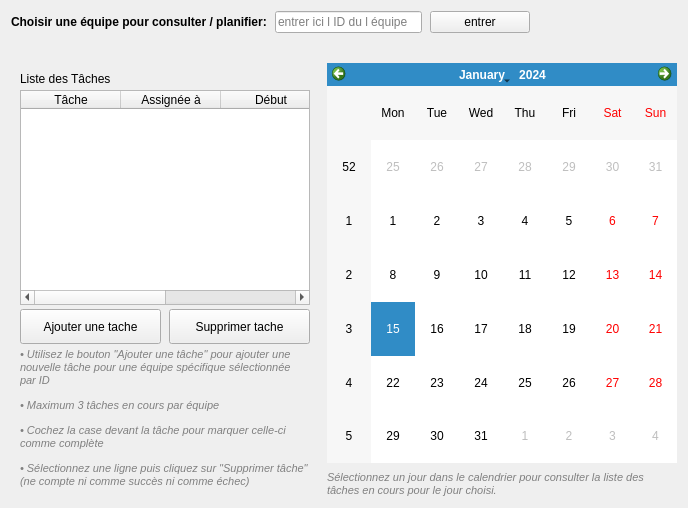
                   <widget class="QWidget" name="page_planification">
                    <layout class="QVBoxLayout" name="planLayout">
                     <property name="spacing">
                      <number>8</number>
                     </property>
                     <item>
                      <layout class="QHBoxLayout" name="teamSelectionLayout">
                       <property name="spacing">
                        <number>8</number>
                       </property>
                       <item>
                        <widget class="QLabel" name="label_teamSelection">
                         <property name="text">
                          <string>Choisir une équipe pour consulter / planifier:</string>
                         </property>
                         <property name="styleSheet">
                          <string>font-weight: bold;</string>
                         </property>
                        </widget>
                       </item>
                       <item>
                        <widget class="QLineEdit" name="lineEdit_teamId">
                         <property name="placeholderText">
                          <string>entrer ici l ID du l équipe</string>
                         </property>
                         <property name="minimumWidth">
                          <number>220</number>
                         </property>
                        </widget>
                       </item>
                       <item>
                        <widget class="QPushButton" name="pushButton_validateTeam">
                         <property name="minimumSize">
                          <size>
                           <width>100</width>
                           <height>0</height>
                          </size>
                         </property>
                         <property name="maximumSize">
                          <size>
                           <width>100</width>
                           <height>16777215</height>
                          </size>
                         </property>
                         <property name="text">
                          <string>entrer</string>
                         </property>
                        </widget>
                       </item>
                       <item>
                        <spacer name="horizontalSpacer_teamSelection">
                         <property name="orientation">
                          <enum>Qt::Horizontal</enum>
                         </property>
                         <property name="sizeHint" stdset="0">
                          <size>
                           <width>40</width>
                           <height>20</height>
                          </size>
                         </property>
                        </spacer>
                       </item>
                      </layout>
                     </item>
                     <item>
                      <widget class="QLabel" name="label_teamStatus">
                       <property name="text">
                        <string></string>
                       </property>
                       <property name="styleSheet">
                        <string>color: gray; font-style: italic;</string>
                       </property>
                      </widget>
                     </item>
                     <item>
                      <layout class="QHBoxLayout" name="planContentLayout">
                       <property name="spacing">
                        <number>8</number>
                       </property>
                       <item>
                        <widget class="QFrame" name="taskFrame" native="true">
                         <property name="sizePolicy">
                          <sizepolicy hsizetype="Expanding" vsizetype="Expanding">
                           <horstretch>1</horstretch>
                           <verstretch>1</verstretch>
                          </sizepolicy>
                         </property>
                         <property name="minimumSize">
                          <size>
                           <width>300</width>
                           <height>400</height>
                          </size>
                         </property>
                         <layout class="QVBoxLayout" name="taskLayout">
                          <property name="spacing">
                           <number>4</number>
                          </property>
                          <item>
                           <widget class="QLabel" name="taskLabel">
                            <property name="text">
                             <string>Liste des Tâches</string>
                            </property>
                           </widget>
                          </item>
                          <item>
                           <widget class="QTableWidget" name="planningTableWidget">
                            <property name="sizePolicy">
                             <sizepolicy hsizetype="Expanding" vsizetype="Expanding">
                              <horstretch>0</horstretch>
                              <verstretch>1</verstretch>
                             </sizepolicy>
                            </property>
                            <property name="columnCount">
                                      <number>4</number>
                            </property>
                            <property name="rowCount">
                             <number>0</number>
                            </property>
                            <column>
                             <property name="text">
                              <string>Tâche</string>
                             </property>
                            </column>
                            <column>
                             <property name="text">
                              <string>Assignée à</string>
                             </property>
                            </column>
                            <column>
                             <property name="text">
                              <string>Début</string>
                             </property>
                            </column>
                            <column>
                             <property name="text">
                              <string>Deadline</string>
                             </property>
                            </column>
                           </widget>
                          </item>
                          <item>
                                   <layout class="QHBoxLayout" name="taskButtonsLayout">
                                    <property name="spacing">
                                      <number>8</number>
                                    </property>
                                    <item>
                                      <widget class="QPushButton" name="pushButton_addTask">
                                       <property name="minimumSize">
                                         <size>
                                          <width>0</width>
                                          <height>35</height>
                                         </size>
                                       </property>
                                       <property name="text">
                                         <string>Ajouter une tache</string>
                                       </property>
                                      </widget>
                                    </item>
                                    <item>
                                      <widget class="QPushButton" name="pushButton_deleteTask">
                                       <property name="minimumSize">
                                         <size>
                                          <width>0</width>
                                          <height>35</height>
                                         </size>
                                       </property>
                                       <property name="text">
                                         <string>Supprimer tache</string>
                                       </property>
                                      </widget>
                                    </item>
                                   </layout>
                          </item>
                          <item>
                           <widget class="QLabel" name="taskInstructionLabel">
                            <property name="text">
                                      <string>&lt;html&gt;&lt;head/&gt;&lt;body&gt;&lt;p&gt;&lt;span style=&quot; font-size:11px; color:#808080; font-style:italic;&quot;&gt;• Utilisez le bouton &quot;Ajouter une tâche&quot; pour ajouter une nouvelle tâche pour une équipe spécifique sélectionnée par ID&lt;/span&gt;&lt;/p&gt;&lt;p&gt;&lt;span style=&quot; font-size:11px; color:#808080; font-style:italic;&quot;&gt;• Maximum 3 tâches en cours par équipe&lt;/span&gt;&lt;/p&gt;&lt;p&gt;&lt;span style=&quot; font-size:11px; color:#808080; font-style:italic;&quot;&gt;• Cochez la case devant la tâche pour marquer celle-ci comme complète&lt;/span&gt;&lt;/p&gt;&lt;p&gt;&lt;span style=&quot; font-size:11px; color:#808080; font-style:italic;&quot;&gt;• Sélectionnez une ligne puis cliquez sur &quot;Supprimer tâche&quot; (ne compte ni comme succès ni comme échec)&lt;/span&gt;&lt;/p&gt;&lt;/body&gt;&lt;/html&gt;</string>
                            </property>
                            <property name="wordWrap">
                             <bool>true</bool>
                            </property>
                            <property name="alignment">
                             <set>Qt::AlignTop</set>
                            </property>
                           </widget>
                          </item>
                         </layout>
                        </widget>
                       </item>
                       <item>
                        <layout class="QVBoxLayout" name="calendarSectionLayout">
                         <item>
                          <widget class="QCalendarWidget" name="calendarWidget">
                           <property name="sizePolicy">
                            <sizepolicy hsizetype="Expanding" vsizetype="Expanding">
                             <horstretch>1</horstretch>
                             <verstretch>1</verstretch>
                            </sizepolicy>
                           </property>
                           <property name="minimumSize">
                            <size>
                             <width>350</width>
                             <height>400</height>
                            </size>
                           </property>
                          </widget>
                         </item>
                         <item>
                          <widget class="QLabel" name="calendarInstructionLabel">
                           <property name="text">
                            <string>Sélectionnez un jour dans le calendrier pour consulter la liste des tâches en cours pour le jour choisi.</string>
                           </property>
                           <property name="wordWrap">
                            <bool>true</bool>
                           </property>
                           <property name="styleSheet">
                            <string>color: gray; font-size: 11px; font-style: italic;</string>
                           </property>
                           <property name="alignment">
                            <set>Qt::AlignTop</set>
                           </property>
                          </widget>
                         </item>
                        </layout>
                       </item>
                      </layout>
                     </item>
                    </layout>
                   </widget>
